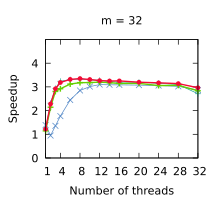

gnuplot code for this plot:
set title "m = 32"
set terminal pdf size 2.2,2.0
set output "./results/Compactions_n___4,194,304,_m___32.pdf"
set key off
set xrange [1:32]
set xtics (1, 4, 8, 12, 16, 20, 24, 28, 32)
set xlabel "Number of threads"
set yrange [0:5]
set ytics (0, 1, 2, 3, 4)
set ylabel "Speedup"
plot './results/Compactions_n___4,194,304,_m___32.dat' using 1:2 title "Outer parallelism" pointsize 0.7 lw 1 pt 1 linecolor rgb "#24A793" with linespoints, \
  './results/Compactions_n___4,194,304,_m___32.dat' using 1:3 title "Inner parallelism" pointsize 0.7 lw 1 pt 2 linecolor rgb "#5287C6" with linespoints, \
  './results/Compactions_n___4,194,304,_m___32.dat' using 1:4 title "Multi-atomics 64" pointsize 0.7 lw 2 pt 1 linecolor rgb "#64D000" with linespoints, \
  './results/Compactions_n___4,194,304,_m___32.dat' using 1:5 title "WorkAssisting" pointsize 0.4 lw 2 pt 7 linecolor rgb "#F40A35" with linespoints
